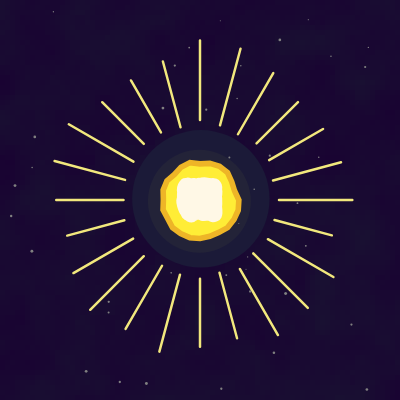
Frame 1 (no input)
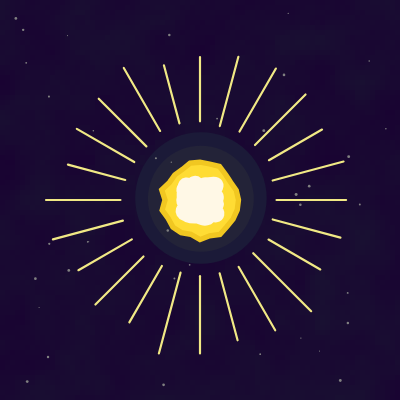
Frame 60 (no input)
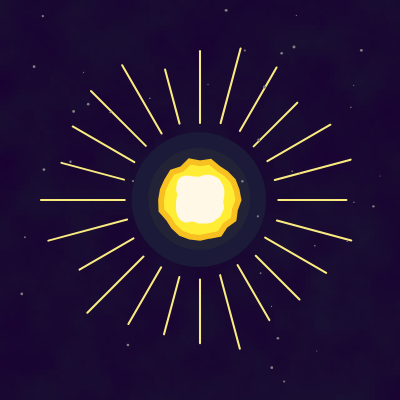
Frame 120 (the mouse pressed at the canvas centre since frame 60)

The p5.js sketch that drew these frames (run headless with seeded random() and noise() and a simulated clock; from frame 60 on, the mouse is pressed at the canvas centre):

// p5.js sketch
// ── sketch.js
const sketchWidth = 400;
const sketchHeight = 400;


function setup() {
  createCanvas(sketchWidth, sketchHeight);
  frameRate(30)

  //frameRate(2)
}
  
function draw() {
  //background('#361C0C');
  //background('lightBlue');
  background('#040638');

  noStroke(); 

  
   //kosmos
    const size = 5;
    let offset = 0;

    for (let nx = 0; nx < 400; nx += size) {
      for (let ny = 0; ny < 400; ny += size) {
      
        const colorValue = noise(
          nx / 40,
          ny / 40,
          offset
        );
        fill(25, colorValue * 20, 50);
        rect(nx, ny, size);
      }
    }

    offset += 0.003;


   //schein 1
   noStroke()
   fill('#1B1A38')
    
    circle(random(198,202),random(198,202),random(130,140))

   //schein 2
   noStroke()
   fill('#232338')
   
    circle(random(198,202),random(198,202),random(100,110))


   //strahlen
   stroke(random(240,250),random(230,240),random(120,140));
   strokeWeight(random(2,3));

    beginShape();
    for(let angle = 0; angle < 360; angle += 15) {
     
     //strahlenlaenge 
     const radius = random(135, 160);
     const iradius = random(75,80);
     
        const x = radius * cos(Math.PI / 180 * angle);
        const y = radius * sin(Math.PI / 180 * angle);

        const ix = iradius * cos(Math.PI / 180 * angle);
        const iy = iradius * sin(Math.PI / 180 * angle);

     
     line(x+sketchWidth/2,y+sketchHeight/2,
     ix+sketchWidth/2,iy+sketchHeight/2);

   }
   endShape(CLOSE);

   
   //sterne
   noStroke()
      fill('grey')
   for (let y = 0; y < sketchHeight; y += 10) {
    const circleDiameter = random(1, 3);
    circle(random(10, 390), random(10, 390), circleDiameter);
    
   }

   
   //rand
    stroke(random(230,250),random(180,200),random(30,40));
    strokeWeight(random(4,8));
    fill(random(250,280),random(220,240),random(50,60));

    beginShape();
    for(let angle = 0; angle < 360; angle += 15) {
      const radius = random(35, 40);
      const x = radius * cos(Math.PI / 180 * angle);
      const y = radius * sin(Math.PI / 180 * angle);
      vertex(x + sketchWidth / 2, y + sketchHeight / 2);
    }
    endShape(CLOSE);

   
    //kern
    const pointCount = 90;
    
    stroke('#FFF8E6')
    strokeWeight(random(10,20));
    
    beginShape();
    for (let p = 0; p < pointCount; p += 1) {
      curveVertex(
        random(185, 215),
        random(185, 215)
      );
    }
    endShape();

    //noLoop()

    }
